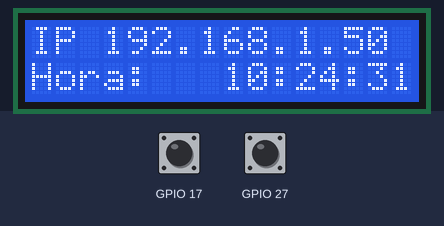
The program below on a simulated Raspberry Pi (BCM pin numbers). Parts: 16×2 character LCD. The test bench sets the inputs (shaded band); at power-on: GPIO 27 HIGH, GPIO 17 HIGH. The clock reads 2024-03-15 10:24:30 at power-on unless the program sets it; system figures (address, load, memory, disk, uptime) are fixed made-up values; what the program prints to the terminal is not drawn.

Above: at 1.2 s.
1.3 s: GPIO 27 pulled LOW for 0.15 s
At 3.3 s:
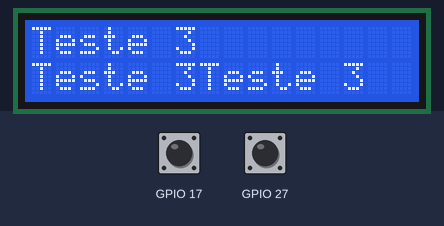
3.7 s: GPIO 17 pulled LOW for 0.15 s
At 5.3 s:
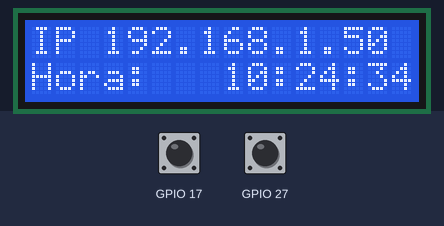
6.8 s: GPIO 17 pulled LOW for 1 s
At 9.5 s:
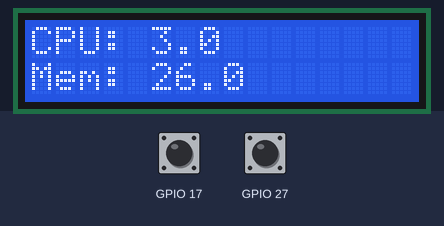
9.8 s: GPIO 27 pulled LOW for 1 s
At 11.7 s:
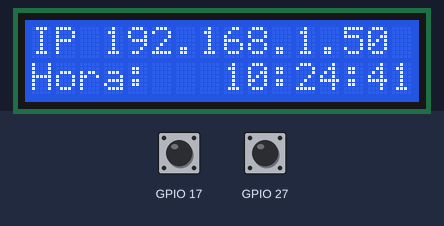
Timing chart, 0 to 13.2 s (numbered marks = the images above; inputs shaded):
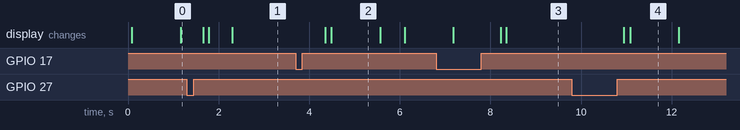

The program:

main.py
```python
# Programa : Teste display LCD 16x2 e Raspberry Pi B+
# (mostra Texto e endereco IP)
# Autor : Arduino e Cia

import Adafruit_CharLCD as LCD
import RPi.GPIO as GPIO
import socket
import os
import time
import datetime
import psutil

# Le as informacoes do endereco IP
gw = os.popen("ip -4 route show default").read().split()
s = socket.socket(socket.AF_INET, socket.SOCK_DGRAM)
s.connect((gw[2], 0))
ipaddr = s.getsockname()[0]

# Hora
hora = time.strftime("%H:%M:%S")

# Pinos LCD x Raspberry (GPIO)
lcd_rs        = 8
lcd_en        = 7
lcd_d4        = 22
lcd_d5        = 23
lcd_d6        = 24
lcd_d7        = 25
lcd_backlight = 4

# Define numero de colunas e linhas do LCD
lcd_colunas = 16
lcd_linhas  = 2


# Inicializa o LCD nos pinos configurados acima
lcd = LCD.Adafruit_CharLCD(lcd_rs, lcd_en, lcd_d4, lcd_d5,
                           lcd_d6, lcd_d7, lcd_colunas, lcd_linhas,
                           lcd_backlight)

# Setup Botoes
GPIO.setup(17,GPIO.IN, pull_up_down=GPIO.PUD_UP)
GPIO.setup(27,GPIO.IN, pull_up_down=GPIO.PUD_UP)

GPIO.add_event_detect(17, GPIO.RISING)
GPIO.add_event_detect(27, GPIO.RISING)

# Variaveis
state = 0
btoesq = 0
btodir = 0

# Loop
while (True):

	try:
		# Imprime texto na primeira linha
		print state
                if (state == 0):
                        # Hora
                        hora = time.strftime("%H:%M:%S")
                        lcd.message('IP %s' %(ipaddr) + '\nHora:   ' + hora)
			lcd.home()
			time.sleep(0.5)
                if (state == 1):
#			lcd.message('Teste 1\nTeste 1')
			cpu = psutil.cpu_percent()
			mem = psutil.virtual_memory().percent
			lcd.message('CPU: ' + str(cpu) + '\n' + 'Mem: ' + str(mem) + '')
			lcd.home()
			time.sleep(0.5)
		if (state == 2):
                        lcd.message('Teste 2\nTeste 2')
			time.sleep(0.5)
                if (state == 3):
                        lcd.message('Teste 3\nTeste 3')
			time.sleep(0.5)

		if (GPIO.event_detected(17)):
			print "Direita"
			state += 1
                        lcd.clear()
			time.sleep(0.1)
	        if (GPIO.event_detected(27)):
			print "Esquerda"
			state -= 1
                        lcd.clear()
                        time.sleep(0.1)
		# Mostra o endereco IP na segunda linha
		#lcd.message('\nIP %s' %(ipaddr))
		#lcd.clear()
		#time.sleep(0.1)

		if (state > 3):
                        state = 0
                if (state < 0):
                        state = 3

	except (KeyboardInterrupt, SystemExit):
                lcd.clear()
                lcd.message('Script\nCancelado')
		raise

else:
	exit
```

Measured:
- after the input at 1.3 s, the display: first changes after 0.36 s (image 1 shows a later state)
- after the input at 3.7 s, the display: first changes after 0.65 s (image 2 shows a later state)
- after the input at 6.8 s, the display: first differs from a run without the input after 1.4 s (image 3 shows a later state)
- after the input at 9.8 s, the display: first changes after 1.1 s (image 4 shows a later state)
- what the display in image 2 shows lasts 1.1 s, from 4.5 s to 5.6 s
